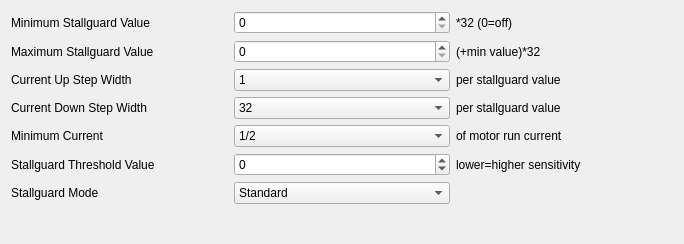
         <widget class="QWidget" name="scrollAreaWidgetContents_3">
          <property name="geometry">
           <rect>
            <x>0</x>
            <y>0</y>
            <width>684</width>
            <height>244</height>
           </rect>
          </property>
          <layout class="QVBoxLayout" name="verticalLayout_15">
           <item>
            <layout class="QGridLayout" name="gridLayout_3">
             <item row="4" column="1">
              <widget class="QComboBox" name="minimum_current_combo">
               <item>
                <property name="text">
                 <string>1/2</string>
                </property>
               </item>
               <item>
                <property name="text">
                 <string>1/4</string>
                </property>
               </item>
              </widget>
             </item>
             <item row="0" column="1">
              <widget class="QSpinBox" name="minimum_stallguard_value_spin">
               <property name="maximum">
                <number>15</number>
               </property>
              </widget>
             </item>
             <item row="6" column="1">
              <widget class="QComboBox" name="stallguard_mode_combo">
               <item>
                <property name="text">
                 <string>Standard</string>
                </property>
               </item>
               <item>
                <property name="text">
                 <string>Filtered</string>
                </property>
               </item>
              </widget>
             </item>
             <item row="2" column="0">
              <widget class="QLabel" name="label_50">
               <property name="text">
                <string>Current Up Step Width</string>
               </property>
              </widget>
             </item>
             <item row="3" column="0">
              <widget class="QLabel" name="label_51">
               <property name="text">
                <string>Current Down Step Width</string>
               </property>
              </widget>
             </item>
             <item row="4" column="0">
              <widget class="QLabel" name="label_52">
               <property name="text">
                <string>Minimum Current</string>
               </property>
              </widget>
             </item>
             <item row="1" column="1">
              <widget class="QSpinBox" name="maximum_stallguard_value_spin">
               <property name="maximum">
                <number>15</number>
               </property>
              </widget>
             </item>
             <item row="5" column="0">
              <widget class="QLabel" name="label_53">
               <property name="text">
                <string>Stallguard Threshold Value</string>
               </property>
              </widget>
             </item>
             <item row="6" column="0">
              <widget class="QLabel" name="label_54">
               <property name="text">
                <string>Stallguard Mode</string>
               </property>
              </widget>
             </item>
             <item row="5" column="1">
              <widget class="QSpinBox" name="stallguard_threshold_value_spin">
               <property name="minimum">
                <number>-64</number>
               </property>
               <property name="maximum">
                <number>63</number>
               </property>
              </widget>
             </item>
             <item row="0" column="0">
              <widget class="QLabel" name="label_48">
               <property name="text">
                <string>Minimum Stallguard Value</string>
               </property>
              </widget>
             </item>
             <item row="1" column="0">
              <widget class="QLabel" name="label_49">
               <property name="text">
                <string>Maximum Stallguard Value</string>
               </property>
              </widget>
             </item>
             <item row="0" column="2">
              <widget class="QLabel" name="label_55">
               <property name="text">
                <string>*32 (0=off)</string>
               </property>
              </widget>
             </item>
             <item row="2" column="2">
              <widget class="QLabel" name="label_56">
               <property name="text">
                <string>per stallguard value</string>
               </property>
              </widget>
             </item>
             <item row="2" column="1">
              <widget class="QComboBox" name="current_up_step_width_combo">
               <item>
                <property name="text">
                 <string>1</string>
                </property>
               </item>
               <item>
                <property name="text">
                 <string>2</string>
                </property>
               </item>
               <item>
                <property name="text">
                 <string>4</string>
                </property>
               </item>
               <item>
                <property name="text">
                 <string>8</string>
                </property>
               </item>
              </widget>
             </item>
             <item row="3" column="1">
              <widget class="QComboBox" name="current_down_step_width_combo">
               <item>
                <property name="text">
                 <string>32</string>
                </property>
               </item>
               <item>
                <property name="text">
                 <string>8</string>
                </property>
               </item>
               <item>
                <property name="text">
                 <string>2</string>
                </property>
               </item>
               <item>
                <property name="text">
                 <string>1</string>
                </property>
               </item>
              </widget>
             </item>
             <item row="4" column="2">
              <widget class="QLabel" name="label_57">
               <property name="text">
                <string>of motor run current</string>
               </property>
              </widget>
             </item>
             <item row="5" column="2">
              <widget class="QLabel" name="label_58">
               <property name="text">
                <string>lower=higher sensitivity</string>
               </property>
              </widget>
             </item>
             <item row="1" column="2">
              <widget class="QLabel" name="label_59">
               <property name="text">
                <string>(+min value)*32</string>
               </property>
              </widget>
             </item>
             <item row="3" column="2">
              <widget class="QLabel" name="label_60">
               <property name="text">
                <string>per stallguard value</string>
               </property>
              </widget>
             </item>
            </layout>
           </item>
           <item>
            <spacer name="verticalSpacer_4">
             <property name="orientation">
              <enum>Qt::Vertical</enum>
             </property>
             <property name="sizeHint" stdset="0">
              <size>
               <width>20</width>
               <height>40</height>
              </size>
             </property>
            </spacer>
           </item>
          </layout>
         </widget>
